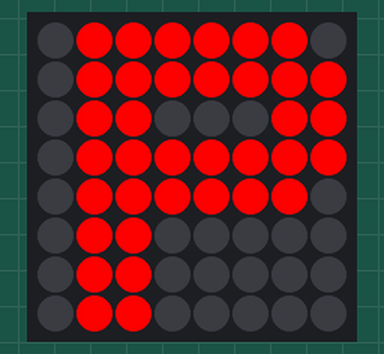
The program below on a simulated Raspberry Pi (BCM pin numbers) with a Sense HAT. On the bench: the Sense HAT's 8×8 RGB LED matrix. Dim RGB values are drawn brighter than linear.

Above: at 0.1 s.
At 0.6 s:
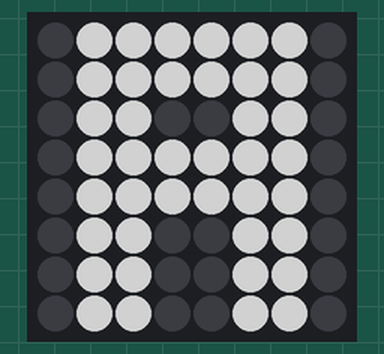
At 1.1 s:
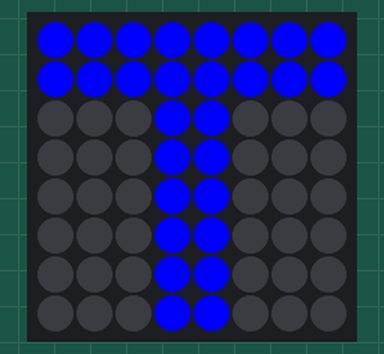
At 1.6 s:
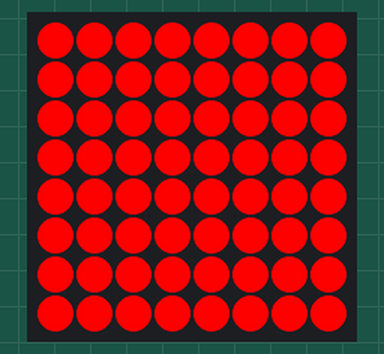
At 2.6 s:
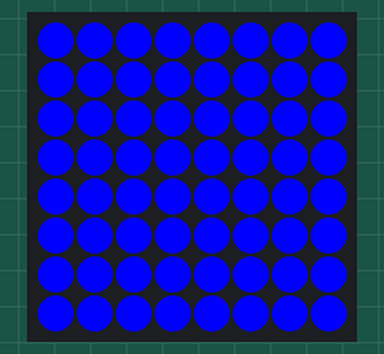
At 3.6 s:
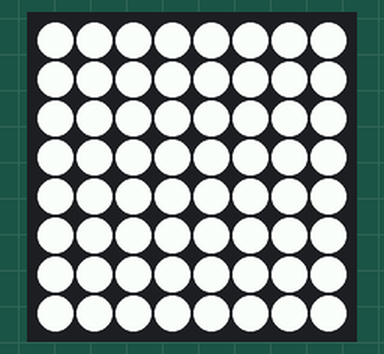

Measured:
- by itself, everything shown: repeats every 4.0 s, in 8 steps
- what the display in image 1 shows lasts 0.5 s, from 0.5 s to 1.0 s

The program:

animationColors.py
```python
from sense_hat import SenseHat
import time

sense = SenseHat()
sense.clear()

# Define colors RGB
r = (255, 0, 0)
n = (0, 255, 0)
b = (0, 0, 255)
g = (120, 120, 120)
x = (255, 255, 255)
y = (0, 0, 0)


# Define the frames

frame1 = [
    y, r, r, r, r, r, r, y,
    y, r, r, r, r, r, r, r,
    y, r, r, y, y, y, r, r,
    y, r, r, r, r, r, r, r,
    y, r, r, r, r, r, r, y,
    y, r, r, y, y, y, y, y,
    y, r, r, y, y, y, y, y,
    y, r, r, y, y, y, y, y,
]

frame2 = [
    y, g, g, g, g, g, g, y,
    y, g, g, g, g, g, g, y,
    y, g, g, y, y, g, g, y,
    y, g, g, g, g, g, g, y,
    y, g, g, g, g, g, g, y,
    y, g, g, y, y, g, g, y,
    y, g, g, y, y, g, g, y,
    y, g, g, y, y, g, g, y,
]

frame3 = [
    b, b, b, b, b, b, b, b,
    b, b, b, b, b, b, b, b,
    y, y, y, b, b, y, y, y,
    y, y, y, b, b, y, y, y,
    y, y, y, b, b, y, y, y,
    y, y, y, b, b, y, y, y,
    y, y, y, b, b, y, y, y,
    y, y, y, b, b, y, y, y,
]

frame4 = [
    r, r, r, r, r, r, r, r,
    r, r, r, r, r, r, r, r,
    r, r, r, r, r, r, r, r,
    r, r, r, r, r, r, r, r,
    r, r, r, r, r, r, r, r,
    r, r, r, r, r, r, r, r,
    r, r, r, r, r, r, r, r,
    r, r, r, r, r, r, r, r,
]

frame5 = [
    g, g, g, g, g, g, g, g,
    g, g, g, g, g, g, g, g,
    g, g, g, g, g, g, g, g,
    g, g, g, g, g, g, g, g,
    g, g, g, g, g, g, g, g,
    g, g, g, g, g, g, g, g,
    g, g, g, g, g, g, g, g,
    g, g, g, g, g, g, g, g,
]

frame6 = [
    b, b, b, b, b, b, b, b,
    b, b, b, b, b, b, b, b,
    b, b, b, b, b, b, b, b,
    b, b, b, b, b, b, b, b,
    b, b, b, b, b, b, b, b,
    b, b, b, b, b, b, b, b,
    b, b, b, b, b, b, b, b,
    b, b, b, b, b, b, b, b
]

frame7 = [
    n, n, n, n, n, n, n, n,
    n, n, n, n, n, n, n, n,
    n, n, n, n, n, n, n, n,
    n, n, n, n, n, n, n, n,
    n, n, n, n, n, n, n, n,
    n, n, n, n, n, n, n, n,
    n, n, n, n, n, n, n, n,
    n, n, n, n, n, n, n, n,
]

frame8 = [
    x, x, x, x, x, x, x, x,
    x, x, x, x, x, x, x, x,
    x, x, x, x, x, x, x, x,
    x, x, x, x, x, x, x, x,
    x, x, x, x, x, x, x, x,
    x, x, x, x, x, x, x, x,
    x, x, x, x, x, x, x, x,
    x, x, x, x, x, x, x, x,
]

try:
    # Display the frames in a loop
    def animatedLights():
        while True:
            sense.set_rotation(180)
            sense.set_pixels(frame1)
            time.sleep(0.5)
            sense.set_pixels(frame2)
            time.sleep(0.5)
            sense.set_pixels(frame3)
            time.sleep(0.5)
            sense.set_pixels(frame4)
            time.sleep(0.5)
            sense.set_pixels(frame5)
            time.sleep(0.5)
            sense.set_pixels(frame6)
            time.sleep(0.5)
            sense.set_pixels(frame7)
            time.sleep(0.5)
            sense.set_pixels(frame8)
            time.sleep(0.5)


except KeyboardInterrupt:
    sense.clear()

if __name__ == "__main__":
    result = animatedLights()
```
